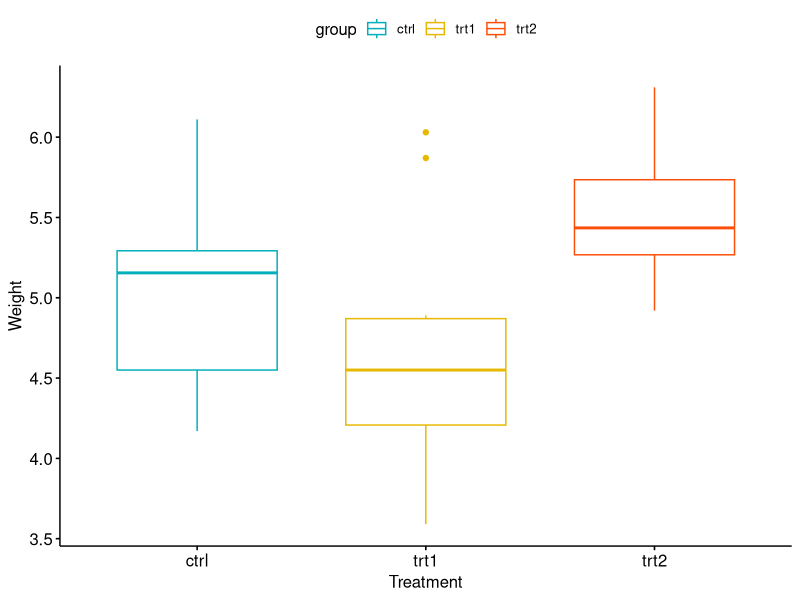
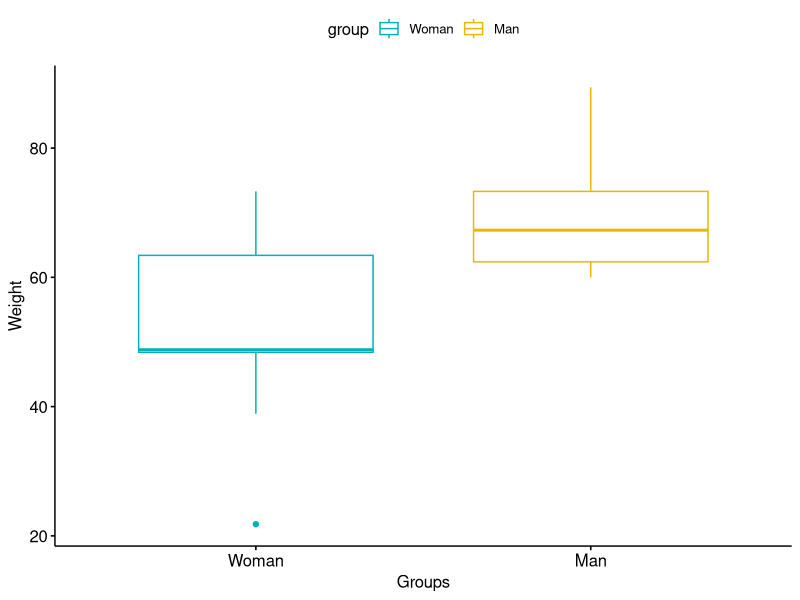

Write R code to recreate these figures, in order. (Note: this script raises an error after producing the figures.)
library(ggpubr)
library(dplyr)

#One way anova
data("PlantGrowth")
summary(PlantGrowth)
head(PlantGrowth)

#order the data in preparation for the anova test
#we want to reshape our data so we have per group, the n, the average weight, and the standard div

#basic grouping with dplyr
group_by(PlantGrowth, group)

#build out more complicated data manipulations using the dplyr syntax
PlantGrowth %>% 
  group_by(group) %>%
  summarise(count = n())

#but we also want the mean weight per group, and the sd of weights per group
group_by(PlantGrowth, group) %>%
  summarise(
    count = n(),
    mean = mean(weight, na.rm = TRUE),
    sd = sd(weight, na.rm = TRUE)
  )

ggboxplot(PlantGrowth, x = "group", y = "weight", 
          color = "group", palette = c("#00AFBB", "#E7B800", "#FC4E07"),
          order = c("ctrl", "trt1", "trt2"),
          ylab = "Weight", xlab = "Treatment")


# Compute the analysis of variance
res.aov <- aov(weight ~ group, data = PlantGrowth)
?aov
# Summary of the analysis
summary(res.aov)
res.aov

### unpaired t-test 
#The unpaired two-samples t-test is used to compare the mean of two independent groups.
#To perform two-samples t-test comparing the means of two independent samples (x & y), 
#the R function t.test() can be used as follow:
#t.test(x, y, alternative = "two.sided", var.equal = FALSE)
#x,y: numeric vectors
#alternative: the alternative hypothesis. Allowed value is one of “two.sided” (default), “greater” or “less”.
#var.equal: a logical variable indicating whether to treat the two variances as being equal. 
#If TRUE then the pooled variance is used to estimate the variance otherwise the Welch test is used.

# Data in two numeric vectors
women_weight <- c(38.9, 61.2, 73.3, 21.8, 63.4, 64.6, 48.4, 48.8, 48.5)
men_weight <- c(67.8, 60, 63.4, 76, 89.4, 73.3, 67.3, 61.3, 62.4) 
# Create a data frame
subject_weights <- data.frame( 
  group = rep(c("Woman", "Man"), each = 9),
  weight = c(women_weight,  men_weight)
)

group_by(subject_weights, group) %>%
  summarise(
    count = n(),
    mean = mean(weight, na.rm = TRUE),
    sd = sd(weight, na.rm = TRUE)
  )

ggboxplot(subject_weights, x = "group", y = "weight", 
          color = "group", palette = c("#00AFBB", "#E7B800"),
          ylab = "Weight", xlab = "Groups")


## Shapiro-Wilk normality test for Men's weights
#with(subject_weights, shapiro.test(weight[group == "Man"]))
## Shapiro-Wilk normality test for Women's weights
#with(subject_weights, shapiro.test(weight[group == "Woman"])) # p = 0.6

#both have p values > 0.5, so they are significant 


# Compute t-test from vectos
t_test_1 <- t.test(women_weight, men_weight)
t_test_1

#compute t-test from dataframe
t_test_2 <- t.test(weight ~ group, data = subject_weights)
t_test_2

#if you want to test whether the average men’s weight is less than the average women’s weight, type this:
t.test(weight ~ group, data = subject_weights,
       var.equal = TRUE, alternative = "less")

#Or, if you want to test whether the average men’s weight is greater than the average women’s weight, type this
t.test(weight ~ group, data = PlantGrowth,
       var.equal = TRUE, alternative = "greater")

#continue to explore stats in R here: http://www.sthda.com/english/wiki/one-way-anova-test-in-r

